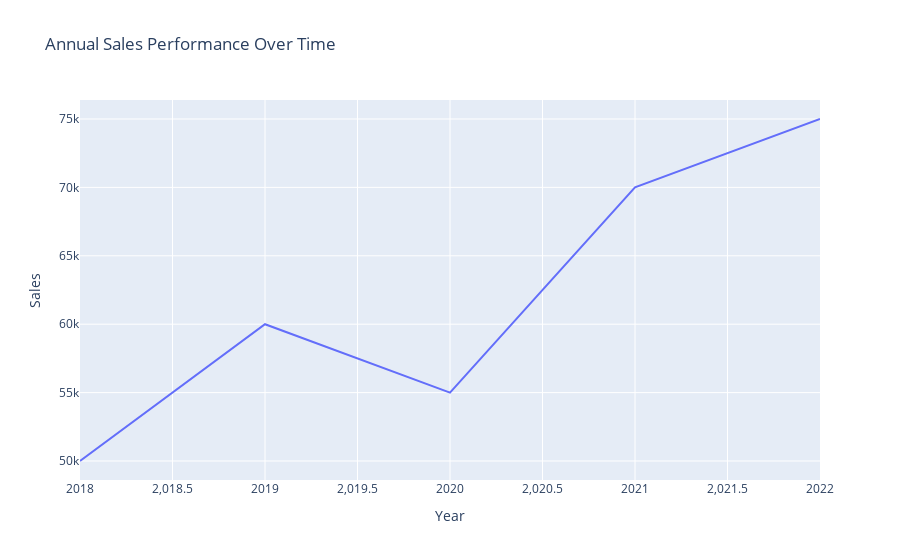

Notebook code cell kept with this figure:
### Code cell
import pandas as pd
import plotly.express as px

# Create the sales data DataFrame
data = pd.DataFrame({
    "Year": [2018, 2019, 2020, 2021, 2022],
    "Sales": [50000, 60000, 55000, 70000, 75000]
})

# Create the line chart
fig = px.line(data, x='Year', y='Sales', title='Annual Sales Performance Over Time')

# Show the figure
fig.show()

# Optionally, save the figure to an HTML file
fig.write_html('annual_sales_performance.html')

### Figure 1 — Plotly figure (JSON) as saved in the notebook; plotly's stock layout.template omitted (floating-point values rounded to 4 significant figures)
{"data": [{"hovertemplate": "Year=%{x}<br>Sales=%{y}<extra></extra>", "legendgroup": "", "line": {"color": "#636efa", "dash": "solid"}, "marker": {"symbol": "circle"}, "mode": "lines", "name": "", "orientation": "v", "showlegend": false, "type": "scatter", "x": [2018, 2019, 2020, 2021, 2022], "xaxis": "x", "y": [50000, 60000, 55000, 70000, 75000], "yaxis": "y"}], "layout": {"legend": {"tracegroupgap": 0}, "title": {"text": "Annual Sales Performance Over Time"}, "xaxis": {"anchor": "y", "domain": [0, 1], "title": {"text": "Year"}}, "yaxis": {"anchor": "x", "domain": [0, 1], "title": {"text": "Sales"}}}}
